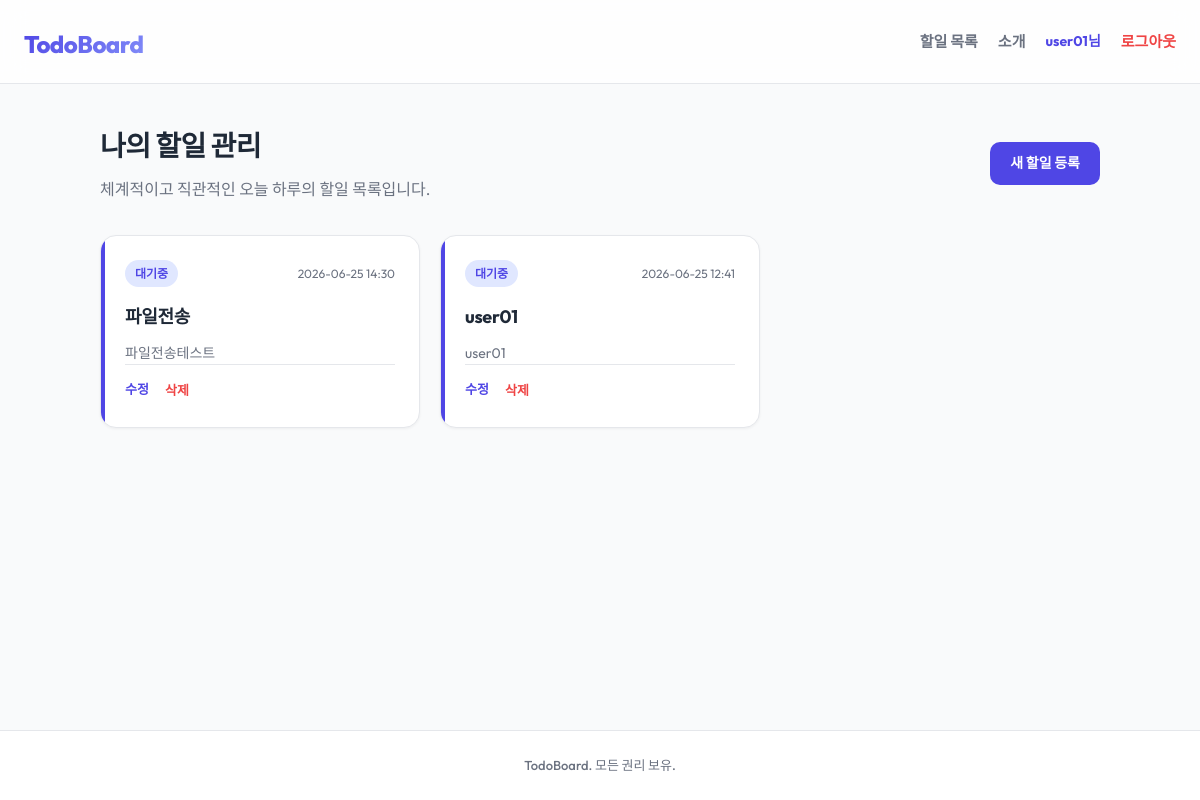
Page / (signed in) on the earlier database version.
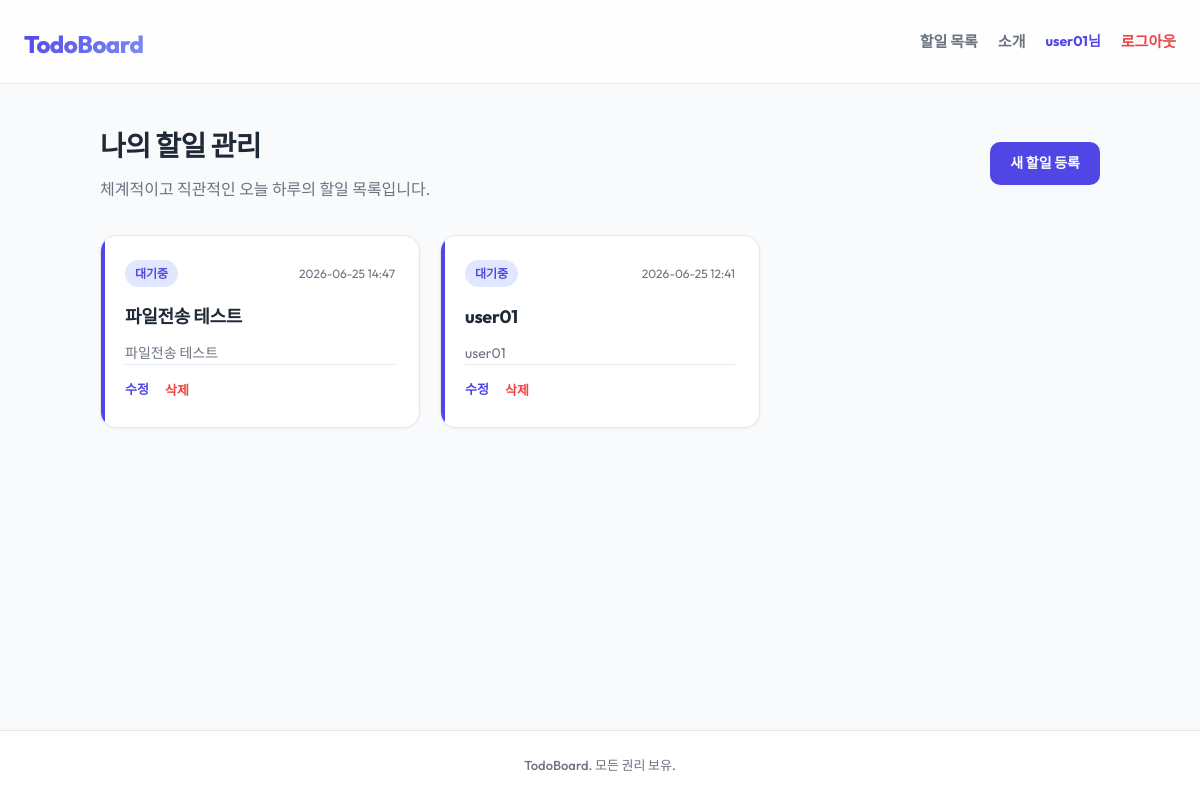
Same page on the later database version.
### todos/models.py (models this page shows, shortened)
class CustomUser(AbstractUser):
    nickname = models.CharField(max_length=50, blank=True)

class Todo(models.Model):
    image = models.ImageField(upload_to='todos/images/', blank=True, null=True)
    author = models.ForeignKey(
        settings.AUTH_USER_MODEL,
        on_delete=models.CASCADE,
        related_name='todos',
        null=True,
        blank=True
    )
    title = models.CharField(max_length=200)
    content = models.TextField(blank=True)
    is_completed = models.BooleanField(default=False)
    created_at = models.DateTimeField(auto_now_add=True)
    updated_at = models.DateTimeField(auto_now=True)

### todos/views.py (the view)
# urls.py: path('', views.todo_list, name='todo_list'),
@login_required
def todo_list(request):
    todos = Todo.objects.filter(author=request.user).order_by('-created_at')
    return render(request, 'todos/todo_list.html', {'todos': todos})

### todos/templates/todos/todo_list.html (shortened to what this page needs)
{% extends 'todos/base.html' %}
{% block content %}
<div class="content-header">
    <div class="header-text">
        <h2 class="section-title">나의 할일 관리</h2>
        <p class="section-desc">체계적이고 직관적인 오늘 하루의 할일 목록입니다.</p>
    </div>
    <a href="{% url 'todos:todo_create' %}" class="btn btn-primary">새 할일 등록</a>
</div>
<div class="todo-board-container">
    <div class="todo-grid">
        {% for todo in todos %}
            <div class="todo-card {% if todo.is_completed %}completed{% endif %}">
                <div class="todo-card-header">
                    <span class="status-badge">
                        {% if todo.is_completed %}완료{% else %}대기중{% endif %}
                    </span>
                    <span class="todo-date">{{ todo.created_at|date:"Y-m-d H:i" }}</span>
                </div>
                <h3 class="todo-title">{{ todo.title }}</h3>
                {% if todo.content %}
                    <p class="todo-body">{{ todo.content }}</p>
                {% endif %}
                <div class="todo-actions">
                    <a href="{% url 'todos:todo_update' todo.pk %}" class="btn-text">수정</a>
                    <form action="{% url 'todos:todo_delete' todo.pk %}" method="post" class="delete-form" onsubmit="return confirm('정말 이 할일을 삭제하시겠습니까?');">
                        <button type="submit" class="btn-text btn-delete">삭제</button>
                    </form>
                </div>
            </div>
        {% empty %}
            <div class="empty-state">
                <p>등록된 할일이 없습니다. 상단의 '새 할일 등록' 버튼을 눌러 추가해 보세요.</p>
            </div>
        {% endfor %}
    </div>
</div>
{% endblock %}

### todos/templates/todos/base.html (shortened to what this page needs)
{% load static %}
<!DOCTYPE html>
<html lang="ko">
<head>
    <link rel="stylesheet" href="{% static 'todos/css/style.css' %}">
</head>
<body>
    <header class="app-header">
        <div class="header-container">
            <h1 class="logo"><a href="{% url 'todos:todo_list' %}">TodoBoard</a></h1>
            <nav class="nav-links" style="display: flex; align-items: center; gap: 20px;">
                <a href="{% url 'todos:todo_list' %}" class="nav-item">할일 목록</a>
                <a href="{% url 'todos:about' %}" class="nav-item">소개</a>
                {% if user.is_authenticated %}
                    <span class="user-greeting" style="font-weight: 700; color: var(--primary-color); font-size: 14px;">
                        {{ user.nickname|default:user.username }}님
                    </span>
                    <a href="{% url 'todos:logout' %}" class="nav-item" style="color: #ef4444;">로그아웃</a>
                {% else %}
                    <a href="{% url 'todos:login' %}" class="nav-item">로그인</a>
                    <a href="{% url 'todos:signup' %}" class="nav-item">회원가입</a>
                {% endif %}
            </nav>
        </div>
    </header>
    <main class="app-main">
        <div class="main-container">
            {% block content %}
            {% endblock %}
        </div>
    </main>
    <footer class="app-footer">
        <div class="footer-container">
            <p>TodoBoard. 모든 권리 보유.</p>
        </div>
    </footer>
</body>
</html>

### todos/static/todos/css/style.css (style rules this page uses)
:root { --primary-color: #4f46e5; --primary-hover: #4338ca; --primary-light: #e0e7ff; --success-color: #10b981; --success-bg: #d1fae5; --warning-color: #f59e0b; --warning-bg: #fef3c7; --text-main: #1f2937; --text-muted: #6b7280; --bg-main: #f9fafb; --bg-card: #ffffff; --border-color: #e5e7eb; --border-radius-lg: 16px; --border-radius-md: 10px; --shadow-sm: 0 1px 3px rgba(0, 0, 0, 0.05); --shadow-md: 0 4px 6px -1px rgba(0, 0, 0, 0.05), 0 2px 4px -1px rgba(0, 0, 0, 0.03); --shadow-lg: 0 10px 15px -3px rgba(0, 0, 0, 0.05), 0 4px 6px -2px rgba(0, 0, 0, 0.02); }
* { margin: 0; padding: 0; box-sizing: border-box; }
body { font-family: 'Outfit', 'Noto Sans KR', sans-serif; background-color: var(--bg-main); color: var(--text-main); line-height: 1.6; display: flex; flex-direction: column; min-height: 100vh; }
a { color: inherit; text-decoration: none; }
.app-header { background-color: rgba(255, 255, 255, 0.8); backdrop-filter: blur(12px); border-bottom: 1px solid var(--border-color); position: sticky; top: 0; z-index: 100; }
.header-container { max-width: 1200px; margin: 0 auto; padding: 16px 24px; display: flex; justify-content: space-between; align-items: center; }
.logo a { font-size: 24px; font-weight: 800; background: linear-gradient(135deg, var(--primary-color), #818cf8); -webkit-background-clip: text; -webkit-text-fill-color: transparent; letter-spacing: -0.5px; }
.nav-links { display: flex; gap: 24px; }
.nav-item { font-weight: 600; font-size: 15px; color: var(--text-muted); transition: color 0.2s ease; }
.app-main { flex: 1; padding: 40px 24px; }
.main-container { max-width: 1000px; margin: 0 auto; }
.content-header { margin-bottom: 32px; }
.section-title { font-size: 28px; font-weight: 800; margin-bottom: 8px; letter-spacing: -0.5px; }
.section-desc { color: var(--text-muted); font-size: 16px; }
.todo-board-container { margin-top: 24px; }
.todo-grid { display: grid; grid-template-columns: repeat(auto-fill, minmax(300px, 1fr)); gap: 20px; }
.todo-card { background-color: var(--bg-card); border: 1px solid var(--border-color); border-radius: var(--border-radius-lg); padding: 24px; box-shadow: var(--shadow-sm); transition: transform 0.3s cubic-bezier(0.4, 0, 0.2, 1), box-shadow 0.3s ease; display: flex; flex-direction: column; position: relative; overflow: hidden; }
.todo-card::before { content: ''; position: absolute; top: 0; left: 0; width: 4px; height: 100%; background-color: var(--primary-color); transition: background-color 0.3s ease; }
.todo-card-header { display: flex; justify-content: space-between; align-items: center; margin-bottom: 16px; }
.status-badge { font-size: 12px; font-weight: 700; padding: 4px 10px; border-radius: 20px; color: var(--primary-color); background-color: var(--primary-light); }
.todo-date { font-size: 12px; color: var(--text-muted); }
.todo-title { font-size: 18px; font-weight: 700; margin-bottom: 10px; letter-spacing: -0.3px; transition: color 0.3s ease; }
.todo-body { color: var(--text-muted); font-size: 14px; flex-grow: 1; word-break: break-all; }
.btn { display: inline-flex; align-items: center; justify-content: center; padding: 10px 20px; font-size: 14px; font-weight: 700; border-radius: var(--border-radius-md); cursor: pointer; transition: all 0.2s ease; border: none; text-decoration: none; }
.btn-primary { background-color: var(--primary-color); color: #ffffff; }
.btn-text { font-size: 13px; font-weight: 600; color: var(--primary-color); cursor: pointer; background: none; border: none; transition: color 0.2s ease; }
.btn-delete { color: #ef4444; }
.todo-actions { margin-top: auto; padding-top: 12px; border-top: 1px solid var(--border-color); display: flex; gap: 16px; align-items: center; }
.delete-form { display: inline; }
.content-header { display: flex; justify-content: space-between; align-items: center; margin-bottom: 32px; }
.app-footer { background-color: #ffffff; border-top: 1px solid var(--border-color); padding: 24px; text-align: center; color: var(--text-muted); font-size: 13px; font-weight: 500; }
.footer-container { max-width: 1200px; margin: 0 auto; }

Differences in the rows shown:
removed Todo: is_completed "대기중", created_at "2026-06-25 14:30", title "파일전송", content "파일전송테스트"
added Todo: is_completed "대기중", created_at "2026-06-25 14:47", title "파일전송 테스트", content "파일전송 테스트"
